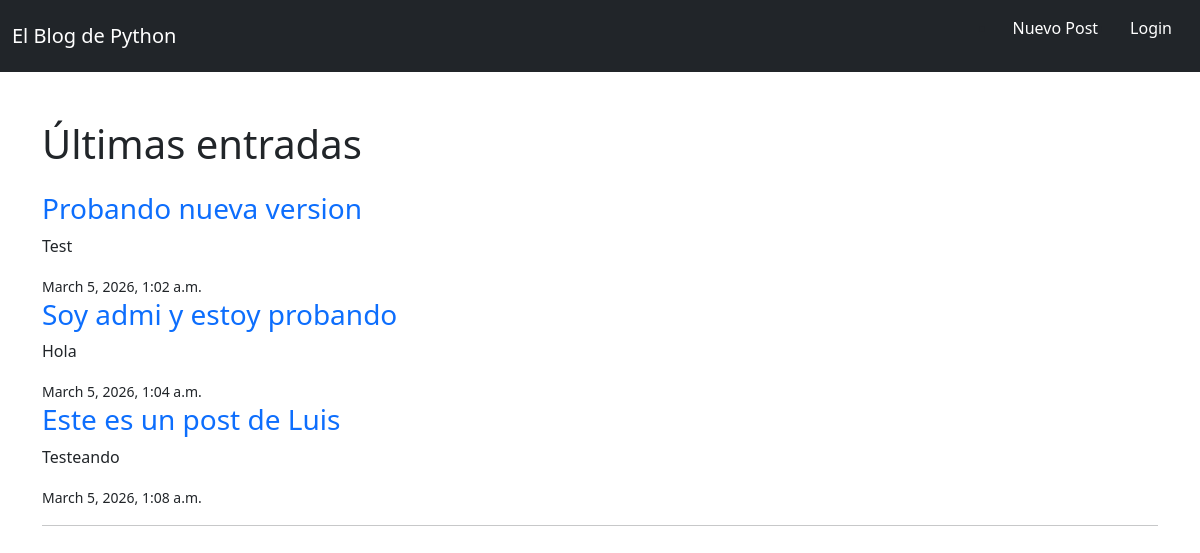
Before: / with the older database file.
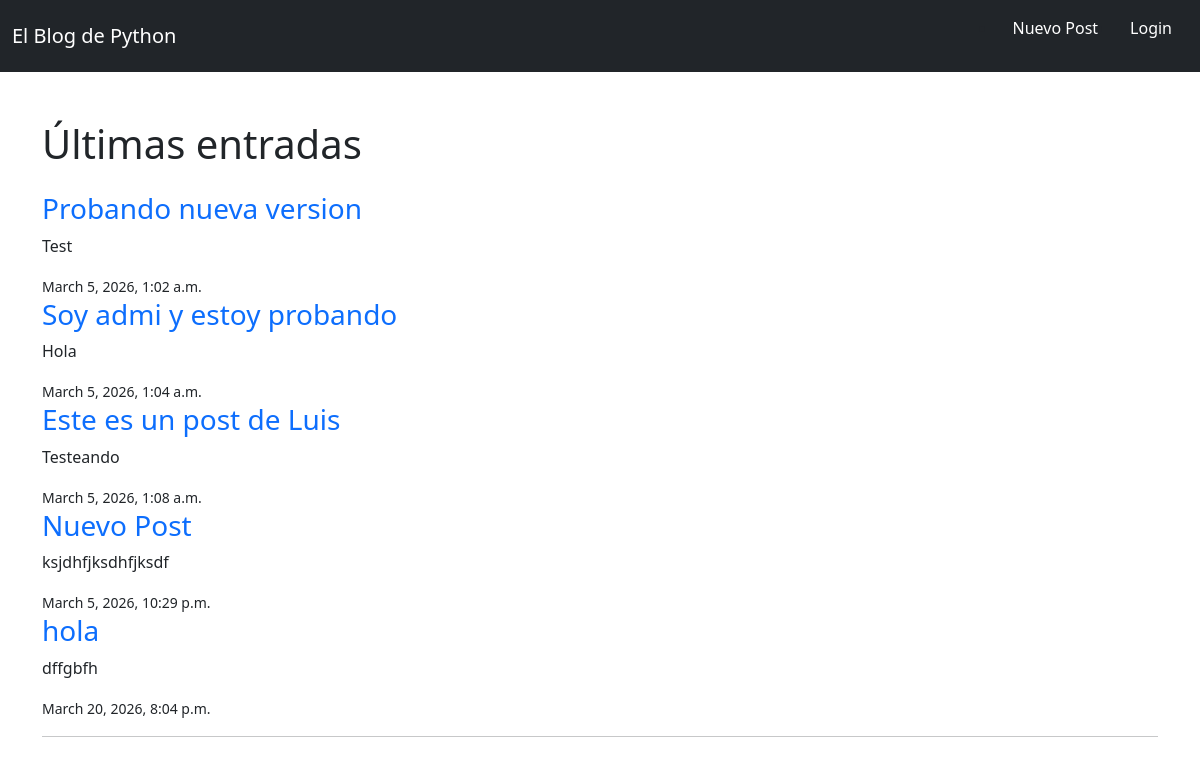
After: the same page with the newer database file.
### blog/models.py (models this page shows, shortened)
class Post(models.Model):
    title = models.CharField(max_length=100)
    content = models.TextField()
    author = models.ForeignKey(User, on_delete=models.CASCADE)
    created_at = models.DateTimeField(auto_now_add=True)

### blog/views.py (the view)
# urls.py: path('', post_list, name='post_list'),
def post_list(request):
    posts = Post.objects.all()
    return render(request, 'blog/post_list.html', { 'posts': posts })

### templates/blog/post_list.html (shortened to what this page needs)
{% extends 'blog/base.html' %}
{% block content%}
   <h1>Últimas entradas</h1>
        <div class="mt-4">
            {% for post in posts %}
            <h3>
                <a href="{% url 'post_detail' post.id %}" class="text-decoration-none">
                      {{ post.title }}
                </a>
            </h3>
            <p>{{ post.content|truncatewords:20 }}</p>
            <small>{{ post.created_at }}</small>
            {% endfor %}
            <hr>
        </div>
{% endblock %}

Changed rows visible on the page:
added Post: title "Nuevo Post", content "ksjdhfjksdhfjksdf", created_at "March 5, 2026, 10:29 p.m."
added Post: title "hola", content "dffgbfh", created_at "March 20, 2026, 8:04 p.m."
